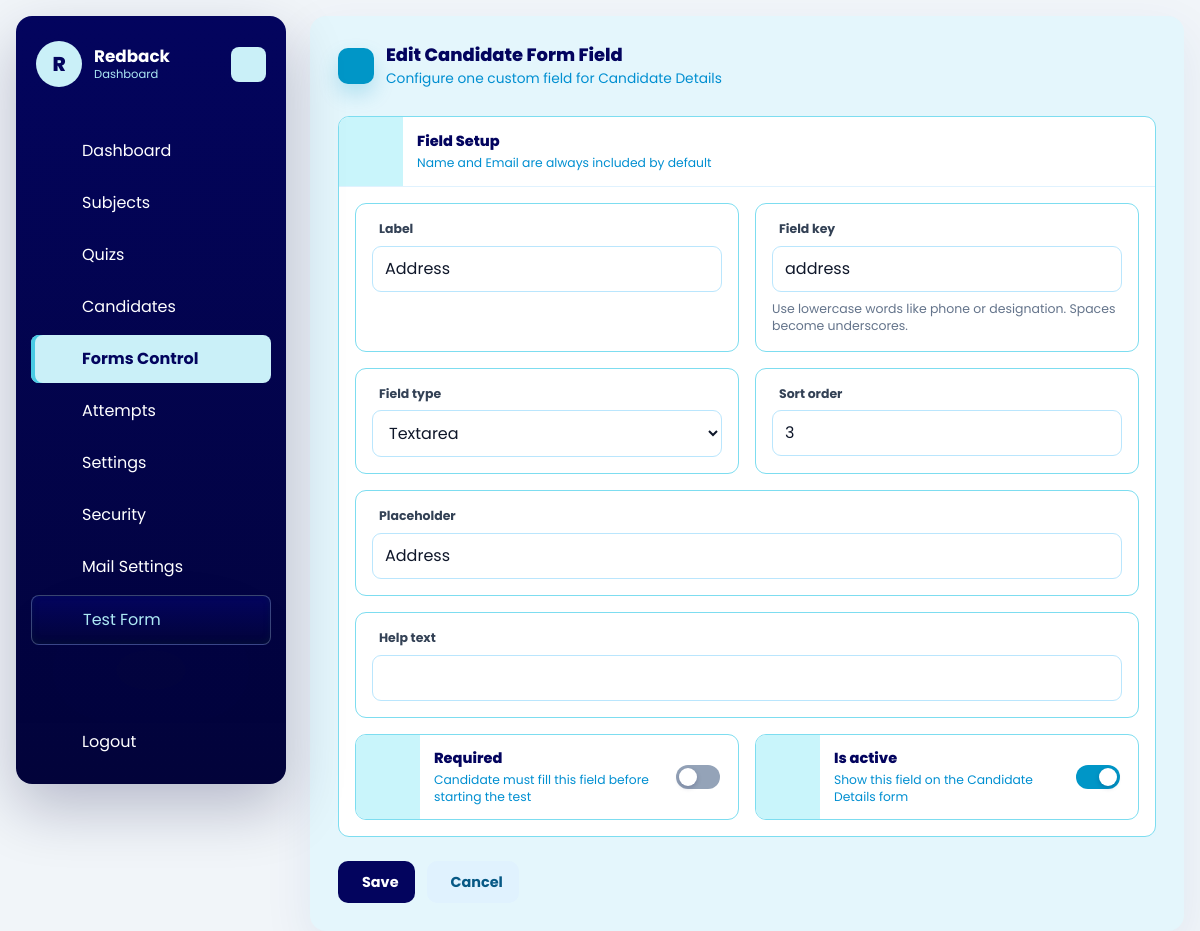
The app's page /dashboard/forms-control/4/edit/ (signed in) with its own data.
### dashboard/models.py (models this page shows, shortened)
class Company(models.Model):
    name = models.CharField(max_length=150)
    image = models.ImageField(upload_to='company/', blank=True, null=True)
    email = models.EmailField(unique=True)
    password = models.CharField(max_length=128)
    is_active = models.BooleanField(default=True)
    test_instructions = models.TextField(
        default=DEFAULT_TEST_INSTRUCTIONS,
        blank=True,
        help_text='Instructions shown to candidates in the online test instructions drawer.',
    )
    allow_full_screen_lock = models.BooleanField(default=False)
    allow_pause_lock = models.BooleanField(default=False)
    allow_tab_switch_guard = models.BooleanField(default=False)
    allow_copy_paste_block = models.BooleanField(default=False)
    allow_right_click_disable = models.BooleanField(default=False)
    full_screen_lock = models.BooleanField(default=False)
    pause_lock = models.BooleanField(default=False)
    tab_switch_guard_enabled = models.BooleanField(default=False)
    copy_paste_block_enabled = models.BooleanField(default=False)
    right_click_disable_enabled = models.BooleanField(default=False)
    max_violation_warnings = models.PositiveIntegerField(default=3)
    exam_control_password = models.CharField(max_length=128, blank=True)
    pass_persantage = models.DecimalField(max_digits=5, decimal_places=2, default=50.00)
    mail_sender_enabled = models.BooleanField(default=False)
    smtp_host = models.CharField(max_length=255, blank=True)
    smtp_port = models.PositiveIntegerField(default=587)
    smtp_username = models.CharField(max_length=255, blank=True)
    smtp_app_key = models.CharField(max_length=255, blank=True)
    smtp_use_tls = models.BooleanField(default=True)
    smtp_from_email = models.EmailField(blank=True)
    created_at = models.DateTimeField(auto_now_add=True)
    updated_at = models.DateTimeField(auto_now=True)
    class Meta:
        ordering = ['name']
        verbose_name_plural = 'Companies'

class CandidateFormField(models.Model):
    FIELD_TEXT = 'text'
    FIELD_EMAIL = 'email'
    FIELD_PHONE = 'phone'
    FIELD_NUMBER = 'number'
    FIELD_TEXTAREA = 'textarea'
    FIELD_DATE = 'date'
    FIELD_CHOICES = [
        (FIELD_TEXT, 'Text'),
        (FIELD_EMAIL, 'Email'),
        (FIELD_PHONE, 'Phone'),
        (FIELD_NUMBER, 'Number'),
        (FIELD_TEXTAREA, 'Textarea'),
        (FIELD_DATE, 'Date'),
    ]
    RESERVED_KEYS = {'name', 'email', 'candidate_name', 'candidate_email'}
    company = models.ForeignKey(Company, on_delete=models.CASCADE, related_name='candidate_form_fields')
    label = models.CharField(max_length=120)
    field_key = models.SlugField(max_length=80)
    field_type = models.CharField(max_length=20, choices=FIELD_CHOICES, default=FIELD_TEXT)
    placeholder = models.CharField(max_length=150, blank=True)
    help_text = models.CharField(max_length=255, blank=True)
    choices_json = models.JSONField(default=list, blank=True)
    required = models.BooleanField(default=False)
    is_active = models.BooleanField(default=True)
    sort_order = models.PositiveIntegerField(default=0)
    created_at = models.DateTimeField(auto_now_add=True)
    class Meta:
        ordering = ['sort_order', 'label']
        unique_together = ('company', 'field_key')

### dashboard/views.py (the view)
# urls.py: path('forms-control/<int:pk>/edit/', views.candidate_form_field_update, name='candidate_form_field_update'),
@company_login_required
def candidate_form_field_update(request, pk):
    form_field = get_object_or_404(CandidateFormField, pk=pk, company=request.company)
    form = CandidateFormFieldForm(request.POST or None, instance=form_field, company=request.company)
    if request.method == 'POST' and form.is_valid():
        form.save()
        messages.success(request, 'Candidate form field updated successfully.')
        return redirect('dashboard:candidate_form_field_list')
    return render(
        request,
        'dashboard/forms_control_form.html',
        {'form': form, 'title': 'Edit Candidate Form Field', 'cancel_url': 'dashboard:candidate_form_field_list'},
    )

### templates/dashboard/forms_control_form.html (shortened to what this page needs)
{% extends "base.html" %}
{% block content %}
{% include 'dashboard/header.html' %}
<div id="dashboard-page-content">
<section class="forms-shell">
    <div class="forms-heading">
        <span class="forms-heading-icon"><iconify-icon icon="mdi:form-textbox"></iconify-icon></span>
        <div>
            <h1 class="forms-title">{{ title }}</h1>
            <p class="forms-subtitle">Configure one custom field for Candidate Details</p>
        </div>
    </div>
    <form method="post">
        <div class="forms-card">
            <div class="forms-card-head">
                <span class="forms-card-icon"><iconify-icon icon="mdi:pencil-box-outline"></iconify-icon></span>
                <span class="forms-card-body">
                    <span class="forms-card-title">Field Setup</span>
                    <span class="forms-card-text">Name and Email are always included by default</span>
                </span>
            </div>
            <div class="forms-grid">
                <div class="forms-field">
                    <label for="{{ form.label.id_for_label }}"><iconify-icon icon="mdi:label-outline"></iconify-icon>{{ form.label.label }}</label>
                    {{ form.label }}
                </div>
                <div class="forms-field">
                    <label for="{{ form.field_key.id_for_label }}"><iconify-icon icon="mdi:key-variant"></iconify-icon>{{ form.field_key.label }}</label>
                    {{ form.field_key }}
                    <p class="forms-help">Use lowercase words like phone or designation. Spaces become underscores.</p>
                </div>
                <div class="forms-field">
                    <label for="{{ form.field_type.id_for_label }}"><iconify-icon icon="mdi:shape-outline"></iconify-icon>{{ form.field_type.label }}</label>
                    {{ form.field_type }}
                </div>
                <div class="forms-field">
                    <label for="{{ form.sort_order.id_for_label }}"><iconify-icon icon="mdi:sort"></iconify-icon>{{ form.sort_order.label }}</label>
                    {{ form.sort_order }}
                </div>
                <div class="forms-field wide">
                    <label for="{{ form.placeholder.id_for_label }}"><iconify-icon icon="mdi:form-textbox-password"></iconify-icon>{{ form.placeholder.label }}</label>
                    {{ form.placeholder }}
                </div>
                <div class="forms-field wide">
                    <label for="{{ form.help_text.id_for_label }}"><iconify-icon icon="mdi:information-outline"></iconify-icon>{{ form.help_text.label }}</label>
                    {{ form.help_text }}
                </div>
            </div>
            <div class="forms-switch-row">
                <label class="forms-switch-card" for="{{ form.required.id_for_label }}">
                    <span class="forms-switch-icon"><iconify-icon icon="mdi:asterisk"></iconify-icon></span>
                    <span class="forms-switch-body">
                        <span class="forms-switch-title">{{ form.required.label }}</span>
                        <span class="forms-switch-text">Candidate must fill this field before starting the test</span>
                    </span>
                    <span class="forms-switch" aria-hidden="true"></span>
                </label>
                <label class="forms-switch-card" for="{{ form.is_active.id_for_label }}">
                    <span class="forms-switch-icon"><iconify-icon icon="mdi:check-circle-outline"></iconify-icon></span>
                    <span class="forms-switch-body">
                        <span class="forms-switch-title">{{ form.is_active.label }}</span>
                        <span class="forms-switch-text">Show this field on the Candidate Details form</span>
                    </span>
                    <span class="forms-switch" aria-hidden="true"></span>
                </label>
            </div>
        </div>
        <div class="forms-actions">
            <button type="submit" class="forms-btn primary">
                Save
            </button>
            <a href="{% url cancel_url %}" class="forms-btn secondary">
                Cancel
            </a>
        </div>
    </form>
</section>
</div>
{% endblock %}

### templates/dashboard/header.html (shortened to what this page needs)
<aside class="dashboard-sidebar" data-dashboard-sidebar>
    <header class="dashboard-sidebar-header">
        <a href="/" class="dashboard-brand">
            <span class="dashboard-brand-mark">{{ request.company.name|default:"Company"|slice:":1"|upper }}</span>
            <span class="dashboard-brand-text">
                <strong>{{ request.company.name|default:"Company" }}</strong>
                <span>Dashboard</span>
            </span>
        </a>
        <button class="dashboard-toggler dashboard-sidebar-toggler" type="button" aria-label="Toggle sidebar">
        </button>
    </header>
    <nav class="dashboard-sidebar-nav"
        aria-label="Dashboard navigation"
        hx-boost="true"
        hx-target="#dashboard-page-content"
        hx-select="#dashboard-page-content"
        hx-push-url="true">
        <ul class="dashboard-nav-list dashboard-primary-nav">
            {% if request.session.company_id %}
                <li class="dashboard-nav-item">
                    <a href="/dashboard/" class="dashboard-nav-link" data-dashboard-nav-link data-nav-exact>
                        <span class="dashboard-nav-label">Dashboard</span>
                    </a>
                </li>
                <li class="dashboard-nav-item">
                    <a href="/dashboard/subjects/" class="dashboard-nav-link" data-dashboard-nav-link>
                        <span class="dashboard-nav-label">Subjects</span>
                    </a>
                </li>
                <li class="dashboard-nav-item">
                    <a href="/dashboard/quizzes/" class="dashboard-nav-link" data-dashboard-nav-link>
                        <span class="dashboard-nav-label">Quizs</span>
                    </a>
                </li>
                <li class="dashboard-nav-item">
                    <a href="/dashboard/candidates/" class="dashboard-nav-link" data-dashboard-nav-link>
                        <span class="dashboard-nav-label">Candidates</span>
                    </a>
                </li>
                <li class="dashboard-nav-item">
                    <a href="/dashboard/forms-control/" class="dashboard-nav-link" data-dashboard-nav-link>
                        <span class="dashboard-nav-label">Forms Control</span>
                    </a>
                </li>
                <li class="dashboard-nav-item">
                    <a href="/dashboard/attempts/" class="dashboard-nav-link" data-dashboard-nav-link>
                        <span class="dashboard-nav-label">Attempts</span>
                    </a>
                </li>
                <li class="dashboard-nav-item">
                    <a href="/dashboard/settings/" class="dashboard-nav-link" data-dashboard-nav-link>
                        <span class="dashboard-nav-label">Settings</span>
                    </a>
                </li>
                <li class="dashboard-nav-item">
                    <a href="/dashboard/settings/security/" class="dashboard-nav-link" data-dashboard-nav-link>
                        <span class="dashboard-nav-label">Security</span>
                    </a>
                </li>
                <li class="dashboard-nav-item">
                    <a href="/dashboard/settings/mail/" class="dashboard-nav-link" data-dashboard-nav-link>
                        <span class="dashboard-nav-label">Mail Settings</span>
                    </a>
                </li>
                <li class="dashboard-nav-item">
                    <a href="/quiz/start/" class="dashboard-nav-link is-accent" data-dashboard-nav-link hx-boost="false">
                        <span class="dashboard-nav-label">Test Form</span>
                    </a>
                </li>
            {% endif %}
        </ul>
        {% if request.session.company_id %}
            <ul class="dashboard-nav-list dashboard-secondary-nav">
                <li class="dashboard-nav-item">
                    <a href="/dashboard/logout/" class="dashboard-nav-link is-danger">
                        <span class="dashboard-nav-label">Logout</span>
                    </a>
                </li>
            </ul>
        {% endif %}
    </nav>
</aside>

### records on screen
Company: company.name "R", company.name "Redback"
CandidateFormField: label "Address", field_key "address", field_type "Textarea", sort_order "3", placeholder "Address"

### other values on screen
{{ title }} "Edit Candidate Form Field"
